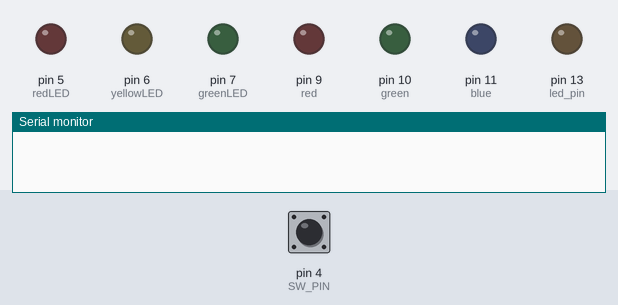
Recording of a sketch running on a simulated Arduino Uno, built with avr-gcc and run on an emulated ATmega328P. On the bench: output pins drawn as LEDs (lit = HIGH), the last lines printed to the serial monitor. The inputs (shaded band) are chosen by the test bench; at power-on: pin 4 (SW_PIN) HIGH. Random numbers use the default seed unless the sketch sets one.

Above: at 1.2 s.
1.3 s: pin 4 (SW_PIN) pulled LOW for 0.15 s
At 2.4 s:
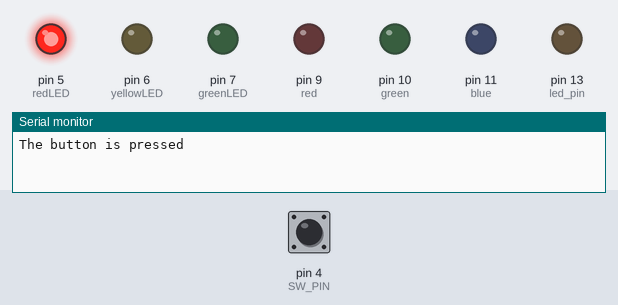
2.9 s: pin 4 (SW_PIN) pulled LOW for 1 s
At 3.7 s:
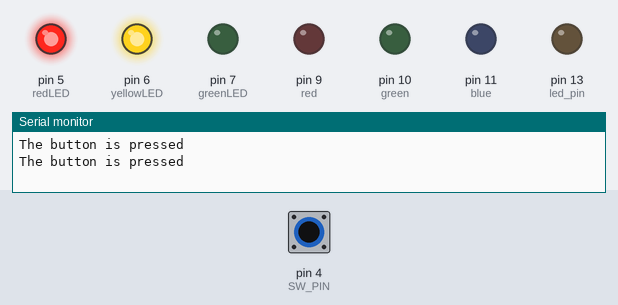
5.4 s: pin 4 (SW_PIN) pulled LOW for 0.15 s
At 6.8 s:
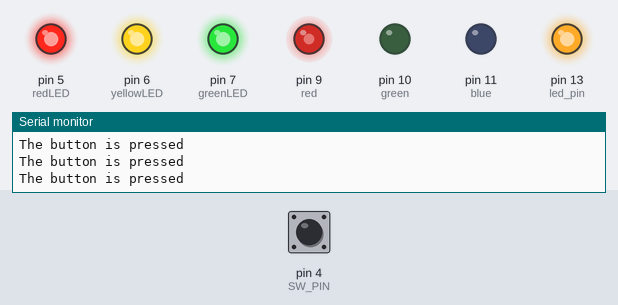
Timing chart, 0 to 8.4 s (numbered marks = the images above; inputs shaded):
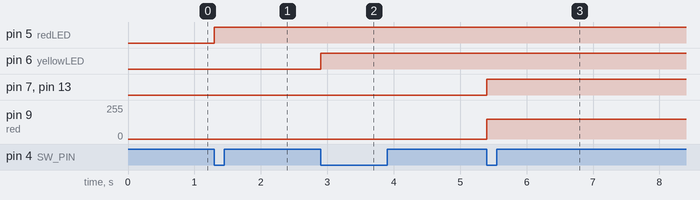

The sketch:

Button.ino
```cpp
// Code for Antenna #1 for the Southeast Con 2026 Hardware Competition
// The code requires the library ezButton 1.0.4 to be installed

#include <Arduino.h>
#include <ezButton.h>  // The library to use for SW pin

#define SW_PIN 4

int randomColor;
int counter = 0;

int red = 9;
int green = 10;
int blue = 11;

int redBrightness = 0;
int greenBrightness = 0;
int blueBrightness = 0;
int redLED = 5;
int yellowLED = 6;
int greenLED = 7;
int led_pin = 13;

ezButton button(SW_PIN);

void setup() {
  Serial.begin(9600);

  randomSeed(analogRead(A0));
  randomColor = random(1, 5);

  pinMode(red, OUTPUT);
  pinMode(green, OUTPUT);
  pinMode(blue, OUTPUT);
  pinMode(redLED, OUTPUT);
  pinMode(yellowLED, OUTPUT);
  pinMode(greenLED, OUTPUT);
  pinMode(led_pin, OUTPUT);
}

void loop() {
  button.loop();

  if (button.isPressed()) {
    Serial.println("The button is pressed");
    counter++;

    if (counter == 1) { // First button press
      digitalWrite(redLED, HIGH);
    }
    else if (counter == 2) { // Second button press
      digitalWrite(yellowLED, HIGH);
    }
    else if (counter == 3) { // Third button press
      digitalWrite(greenLED, HIGH);
      if (randomColor == 1) {
        redBrightness = 150;
        blueBrightness = 0;
        greenBrightness = 0;
      } else if (randomColor == 2) {
        redBrightness = 0;
        blueBrightness = 150;
        greenBrightness = 0;
      } else if (randomColor == 3) {
        redBrightness = 0;
        blueBrightness = 0;
        greenBrightness = 100;
      } else {
        redBrightness = 200;
        blueBrightness = 150;
        greenBrightness = 0;
      }

      analogWrite(red, redBrightness);
      analogWrite(green, greenBrightness);
      analogWrite(blue, blueBrightness);
      digitalWrite(led_pin, HIGH);
      delay(3000);
    }
    delay(500);

  }
}
```

Measured:
- after the input at 1.3 s, pin 5 (redLED): LOW → HIGH at once
- after the input at 2.9 s, pin 6 (yellowLED): LOW → HIGH at once
- after the input at 5.4 s, pin 7 (greenLED), pin 13 (led_pin): LOW → HIGH at once; pin 9 (red): 0/255 → 150/255 at once
